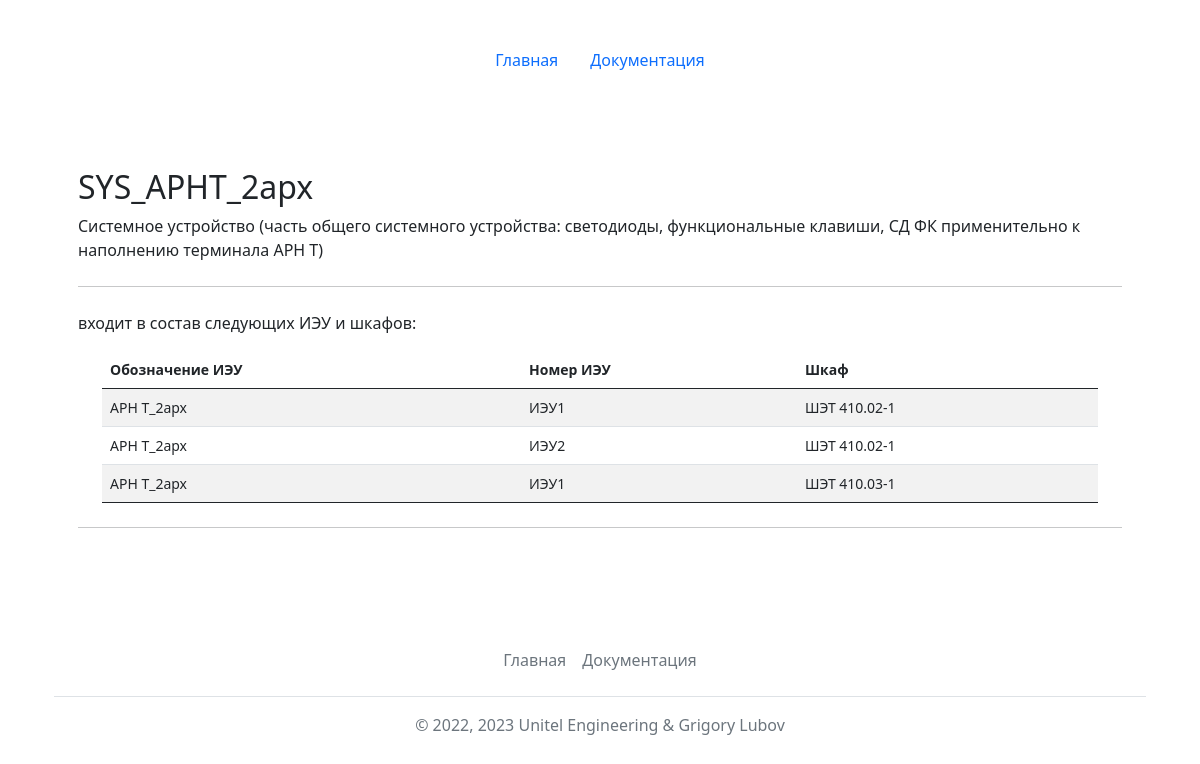
Screenshot of /checkconns/?name=SYS_АРНТ_2арх&type=inst_ld with the database file from the repository.
### mainapp/models.py (models this page shows, shortened)
class LogicDevices(models.Model):
    id = models.AutoField(primary_key=True)
    name = models.CharField(max_length=128, verbose_name='Обозначение логического устройства', unique=True)
    fb_name = models.CharField(max_length=128, verbose_name='Обозначение функционального блока', unique=True)
    description = models.TextField(max_length=1024, blank=True, verbose_name='Назначение логического устройства (ФБ)')
    def __str__(self):
        return self.name
    class Meta:
        verbose_name = 'Логическое устройство'
        verbose_name_plural = 'Логические устройства'
        ordering = ['name']

class Terminals(models.Model):
    id = models.AutoField(primary_key=True)
    name = models.CharField(max_length=64, verbose_name='Обозначение ИЭУ', unique=True)
    description = models.TextField(max_length=1024, blank=True, verbose_name='Назначение ИЭУ')
    def __str__(self):
        return str(self.name)
    class Meta:
        verbose_name = 'ИЭУ'
        verbose_name_plural = 'ИЭУ'
        ordering = ['name']

class Cabinets(models.Model):
    name = models.CharField(max_length=64, verbose_name='Обозначение шкафа', primary_key=True)
    terminal1 = models.ForeignKey(Terminals, related_name='ied1_set', on_delete=models.PROTECT, verbose_name='ИЭУ1', max_length=64, null=True)
    terminal2 = models.ForeignKey(Terminals, related_name='ied2_set', on_delete=models.PROTECT, verbose_name='ИЭУ2', max_length=64, blank=True, null=True)
    terminal3 = models.ForeignKey(Terminals, related_name='ied3_set', on_delete=models.PROTECT, verbose_name='ИЭУ3', max_length=64, blank=True, null=True)
    description = models.TextField(max_length=1024, verbose_name='Назначение шкафа')
    ready = models.IntegerField(verbose_name='Готовность', default=0)
    class Meta:
        verbose_name = 'Шкаф'
        verbose_name_plural = 'Шкафы'
        ordering = ['name']

### mainapp/views.py (the view, shortened to what this page needs)
# urls.py: path('checkconns/', views.connslntype),
def connslntype(request):
    name = request.GET.get('name')
    type = request.GET.get('type')
    if type == 'ln_type':
        lntype = LogicNodesTypes.objects.get(name=name)
        ln_inst = LogicNodeInstantiated.objects.all().filter(ln_type=lntype.id)
        for inst in ln_inst:
            print(inst.short_name)
        return render(request, 'mainapp/conns.html', {'ln_type': name, 'ln_inst':ln_inst, 'title': 'Потомки типа ЛУ '+str(name)})
    if type == 'inst_ld':
        print('try ld...')
        ld = LogicDevices.objects.get(name=name)
        ld_conns = PhDLDconnections.objects.all().filter(ld=ld.id)
        ied = list()
        for ld_conn in ld_conns:
            terminal1_ieds = Cabinets.objects.all().filter(terminal1=ld_conn.ied)
            for terminal1_ied in terminal1_ieds:
                ied.append({'name':'ИЭУ1', 'ied':str(ld_conn.ied), 'cab':terminal1_ied.name})
            terminal2_ieds = Cabinets.objects.all().filter(terminal2=ld_conn.ied)
            for terminal2_ied in terminal2_ieds:
                ied.append({'name':'ИЭУ2', 'ied':str(ld_conn.ied), 'cab':terminal2_ied.name})
            terminal3_ieds = Cabinets.objects.all().filter(terminal3=ld_conn.ied)
            for terminal3_ied in terminal3_ieds:
                ied.append({'name':'ИЭУ3', 'ied':str(ld_conn.ied), 'cab':terminal3_ied.name})
            ied = sorted(ied, key= lambda x: x['cab'] )
        return render(request, 'mainapp/connsied.html', {'ld': ld, 'ied': ied, 'title': 'Перечень ИЭУ, НКУ для лог. устройства '+str(ld)})
    return HttpResponse('error')

### templates/mainapp/connsied.html (shortened to what this page needs)
{% extends 'base.html' %}
{% block content %}
<main class="container py-5">
        {% if ied %}
        <h2 class="mt-4">{{ld}}</h2>
        <p>{{ld.description}}</p>
        <hr class="my-4">
        <p>входит в состав следующих ИЭУ и шкафов:</p>
        <div class="container small">
         <table class="table table-striped">
            <thead>
                <tr>
                <th scope="col">Обозначение ИЭУ</th>
                <th scope="col">Номер ИЭУ</th>
                <th scope="col">Шкаф</th>
                </tr>
            </thead>
            <tbody>
            {% for item in ied %}
            <tr>
                <td>{{item.ied}}</td>
                <td>{{item.name}}</td>
                <td>{{item.cab}}</td>
            </tr>
            {% endfor %}
            </tbody>
        </table>
        </div>
        <hr class="my-4">
        {% else %}
        <h2 class="mt-4">"{{ld}}" не входит в состав ни одного функционального блока =(</h2>
        {% endif %}
</main>
{% endblock %}

### rows the page displays
LogicDevices: name "SYS_АРНТ_2арх", description "Системное устройство (часть общего системного устройства: светодиоды, функциональные клавиши, СД ФК применительно к наполнению терминала АРН Т)"
Terminals: ied "АРН Т_2арх" "АРН Т_2арх" "АРН Т_2арх"
Cabinets: cab "ШЭТ 410.02-1" "ШЭТ 410.02-1"
Cabinets: cab "ШЭТ 410.03-1"

### other values shown
{{ item.name }} "ИЭУ1" "ИЭУ2" "ИЭУ1"
